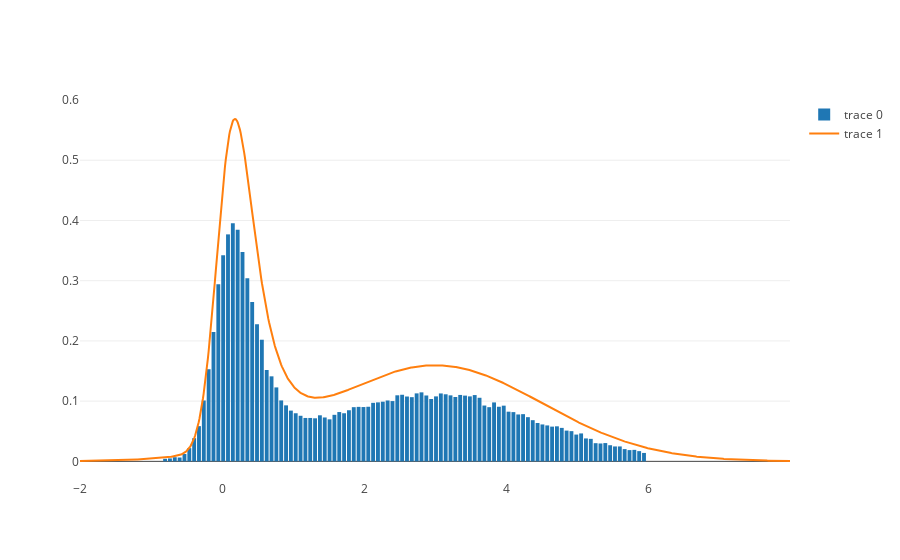

The notebook cell this image was saved under:
### Code cell
a = SingleElectronResponseRandomVariable(
        3., 1.5, 0., 0.2, 0.3, 0.4)

inp = torch.arange(-2., 8., 0.01)

lik_sample = a.sample(n_samples=100000, n_categories=700)
hist, bins = np.histogram(lik_sample.detach().cpu(), 100)
plt([plt_type.Bar(y=hist/hist.sum()*10, x=bins),
    plt_type.Scatter(y=a.distribution.log_prob(inp).exp().clamp(0.,1.).view(-1), x=inp.view(-1))])
